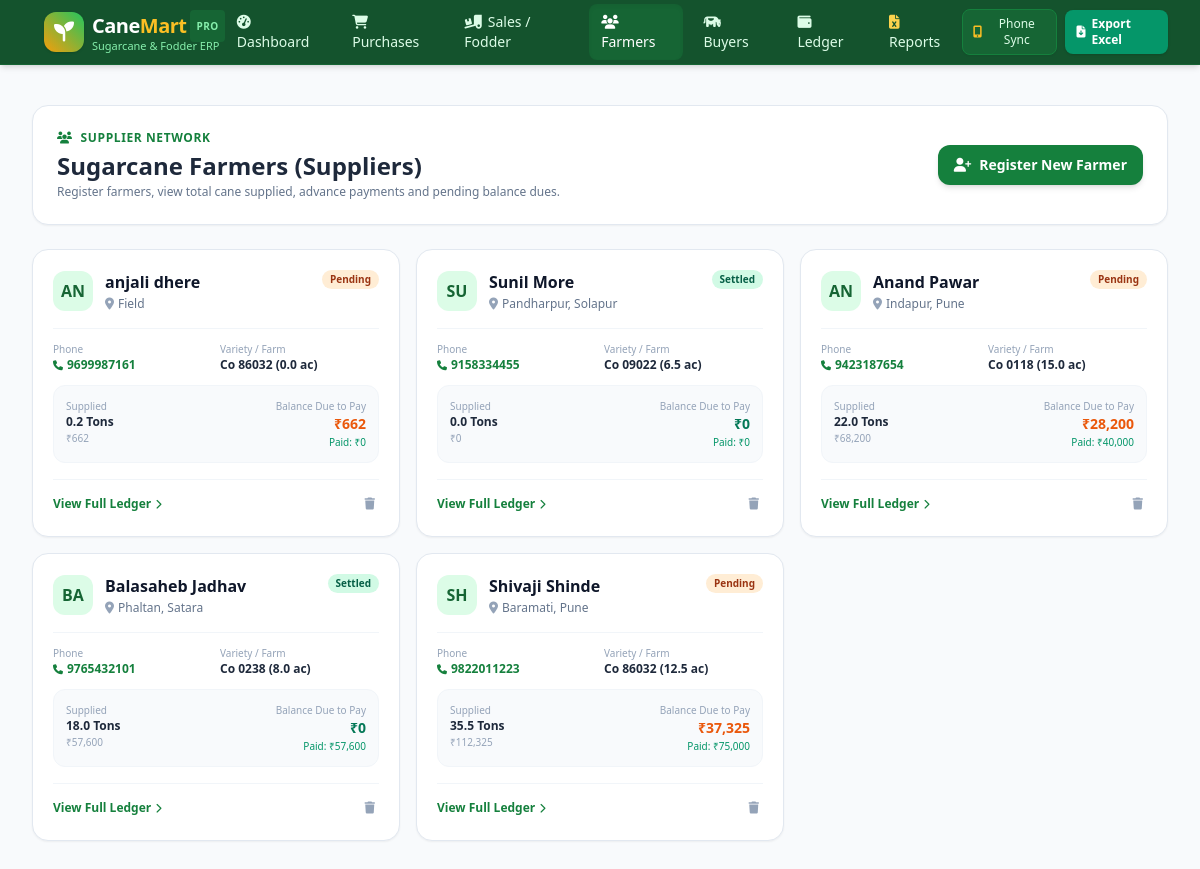
The app's page /suppliers with its own data.
### tables this page shows
CREATE TABLE suppliers (
        id INTEGER PRIMARY KEY AUTOINCREMENT,
        name TEXT NOT NULL,
        mobile TEXT,
        village TEXT,
        farm_area_acres REAL DEFAULT 0,
        cane_variety TEXT,
        bank_details TEXT,
        created_at TIMESTAMP DEFAULT CURRENT_TIMESTAMP
    );

### app.py (the view)
@app.route('/suppliers')
def suppliers_list():
    conn = get_connection()
    cursor = conn.cursor()
    cursor.execute('''
        SELECT s.*,
               COALESCE(SUM(p.quantity), 0) AS total_supplied_qty,
               COALESCE(SUM(p.total_amount), 0) AS total_bill_amt,
               COALESCE(SUM(p.paid_amount), 0) AS total_paid_amt,
               COALESCE(SUM(p.remaining_amount), 0) AS total_balance_due
        FROM suppliers s
        LEFT JOIN purchases p ON s.id = p.supplier_id
        GROUP BY s.id
        ORDER BY s.id DESC
    ''')
    suppliers = cursor.fetchall()
    conn.close()
    return render_template('suppliers.html', suppliers=suppliers)

### app.py (called while the page is built)
def get_local_ip():
    try:
        s = socket.socket(socket.AF_INET, socket.SOCK_DGRAM)
        s.connect(('8.8.8.8', 80))
        ip = s.getsockname()[0]
        s.close()
        return ip
    except Exception:
        return '127.0.0.1'

@app.context_processor
def inject_global_data():
    return {
        'local_ip': get_local_ip(),
        'port': 5000,
        'current_year': datetime.now().year,
        'today_date': date.today().strftime('%Y-%m-%d')
    }

### database.py (called while the page is built)
def get_connection():
    conn = sqlite3.connect(DB_PATH)
    conn.row_factory = sqlite3.Row
    conn.execute("PRAGMA foreign_keys = ON")
    return conn

### templates/suppliers.html (shortened to what this page needs)
{% extends "base.html" %}
{% block content %}
<div class="space-y-6">
    <div class="flex flex-col sm:flex-row justify-between items-start sm:items-center gap-4 bg-white p-4 sm:p-6 rounded-2xl border border-slate-200 shadow-sm">
        <div>
            <div class="flex items-center space-x-2 text-cane-700 text-xs font-bold uppercase tracking-wider">
                <i class="fa-solid fa-users"></i>
                <span>Supplier Network</span>
            </div>
            <h1 class="text-xl sm:text-2xl font-black text-slate-800 mt-1">Sugarcane Farmers (Suppliers)</h1>
            <p class="text-xs text-slate-500 mt-0.5">Register farmers, view total cane supplied, advance payments and pending balance dues.</p>
        </div>
        <button onclick="openSupplierModal()" class="w-full sm:w-auto px-4 py-2.5 bg-cane-700 hover:bg-cane-800 text-white rounded-xl font-bold text-xs sm:text-sm shadow-md transition flex items-center justify-center space-x-2">
            <i class="fa-solid fa-user-plus"></i>
            <span>Register New Farmer</span>
        </button>
    </div>
    <div class="grid grid-cols-1 md:grid-cols-2 lg:grid-cols-3 gap-4">
        {% for s in suppliers %}
        <div class="bg-white rounded-2xl border border-slate-200 shadow-sm p-5 hover:shadow-md transition flex flex-col justify-between">
            <div>
                <div class="flex items-start justify-between">
                    <div class="flex items-center space-x-3">
                        <div class="w-10 h-10 rounded-xl bg-cane-100 text-cane-800 flex items-center justify-center font-black text-base">
                            {{ s.name[:2]|upper }}
                        </div>
                        <div>
                            <h3 class="font-black text-slate-900 text-sm sm:text-base leading-tight">{{ s.name }}</h3>
                            <p class="text-xs text-slate-500 flex items-center space-x-1 mt-0.5">
                                <i class="fa-solid fa-location-dot text-slate-400"></i>
                                <span>{{ s.village or 'Field' }}</span>
                            </p>
                        </div>
                    </div>
                    {% if s.total_balance_due > 0 %}
                    <span class="px-2 py-0.5 rounded-full text-[10px] font-bold bg-orange-100 text-orange-800">
                        Pending
                    </span>
                    {% else %}
                    <span class="px-2 py-0.5 rounded-full text-[10px] font-bold bg-emerald-100 text-emerald-800">
                        Settled
                    </span>
                    {% endif %}
                </div>
                <div class="grid grid-cols-2 gap-2 mt-4 pt-3 border-t border-slate-100 text-xs">
                    <div>
                        <span class="text-[10px] text-slate-400 block">Phone</span>
                        <a href="tel:{{ s.mobile }}" class="font-bold text-cane-700 hover:underline">
                            <i class="fa-solid fa-phone mr-1 text-[10px]"></i>{{ s.mobile or 'N/A' }}
                        </a>
                    </div>
                    <div>
                        <span class="text-[10px] text-slate-400 block">Variety / Farm</span>
                        <span class="font-bold text-slate-800">{{ s.cane_variety or 'Mixed' }} ({{ s.farm_area_acres }} ac)</span>
                    </div>
                </div>
                <div class="mt-3 p-3 bg-slate-50 rounded-xl border border-slate-100 text-xs grid grid-cols-2 gap-2">
                    <div>
                        <span class="text-[10px] text-slate-400 block">Supplied</span>
                        <span class="font-bold text-slate-800">{{ "{:,.1f}".format(s.total_supplied_qty) }} Tons</span>
                        <span class="text-[10px] text-slate-400 block">₹{{ "{:,.0f}".format(s.total_bill_amt) }}</span>
                    </div>
                    <div class="text-right">
                        <span class="text-[10px] text-slate-400 block">Balance Due to Pay</span>
                        <span class="font-black text-sm {% if s.total_balance_due > 0 %}text-orange-600{% else %}text-emerald-700{% endif %}">
                            ₹{{ "{:,.0f}".format(s.total_balance_due) }}
                        </span>
                        <span class="text-[10px] text-emerald-600 block">Paid: ₹{{ "{:,.0f}".format(s.total_paid_amt) }}</span>
                    </div>
                </div>
            </div>
            <div class="mt-4 pt-3 border-t border-slate-100 flex items-center justify-between text-xs">
                <a href="{{ url_for('supplier_detail', supplier_id=s.id) }}" class="font-bold text-cane-700 hover:text-cane-900 flex items-center space-x-1">
                    <span>View Full Ledger</span>
                    <i class="fa-solid fa-chevron-right text-[10px]"></i>
                </a>
                <form method="POST" action="{{ url_for('delete_supplier', supplier_id=s.id) }}" onsubmit="return confirm('Delete farmer {{ s.name }}?');">
                    <button type="submit" class="text-slate-400 hover:text-red-600 p-1">
                        <i class="fa-solid fa-trash text-xs"></i>
                    </button>
                </form>
            </div>
        </div>
        {% else %}
        <div class="col-span-3 py-12 text-center text-slate-400 text-sm">No sugarcane farmers registered yet.</div>
        {% endfor %}
    </div>
</div>
{% endblock %}

### static/css/style.css (style rules this page uses)
body { font-family: 'Plus Jakarta Sans', system-ui, -apple-system, BlinkMacSystemFont, 'Segoe UI', Roboto, Oxygen, Ubuntu, Cantarell, sans-serif; -webkit-tap-highlight-color: transparent; }

### records on screen
suppliers: name "AN", name "anjali dhere", village "Field", shows "Pending", mobile "9699987161", cane_variety "Co 86032", farm_area_acres "0.0", total_supplied_qty "0.2", total_bill_amt "662", total_balance_due "662", total_paid_amt "0"
suppliers: name "SU", name "Sunil More", village "Pandharpur, Solapur", shows "Settled", mobile "9158334455", cane_variety "Co 09022", farm_area_acres "6.5", total_supplied_qty "0.0", total_bill_amt "0", total_balance_due "0", total_paid_amt "0"
suppliers: name "AN", name "Anand Pawar", village "Indapur, Pune", shows "Pending", mobile "9423187654", cane_variety "Co 0118", farm_area_acres "15.0", total_supplied_qty "22.0", total_bill_amt "68,200", total_balance_due "28,200", total_paid_amt "40,000"
suppliers: name "BA", name "Balasaheb Jadhav", village "Phaltan, Satara", shows "Settled", mobile "9765432101", cane_variety "Co 0238", farm_area_acres "8.0", total_supplied_qty "18.0", total_bill_amt "57,600", total_balance_due "0", total_paid_amt "57,600"
suppliers: name "SH", name "Shivaji Shinde", village "Baramati, Pune", shows "Pending", mobile "9822011223", cane_variety "Co 86032", farm_area_acres "12.5", total_supplied_qty "35.5", total_bill_amt "112,325", total_balance_due "37,325", total_paid_amt "75,000"
